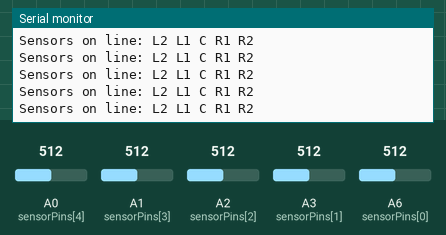
Recording of a sketch running on a simulated Arduino Nano, built with avr-gcc and run on an emulated ATmega328P. Shown: the last lines printed to the serial monitor. The inputs (shaded band) are chosen by the test bench; at power-on: A0 (sensorPins[4]) = 512, A1 (sensorPins[3]) = 512, A2 (sensorPins[2]) = 512, A3 (sensorPins[1]) = 512, A6 (sensorPins[0]) = 512.

Above: at 1.2 s.
1.3 s: A0 (sensorPins[4]) set to 633
2.8 s: A0 (sensorPins[4]) set to 659
At 2.97 s:
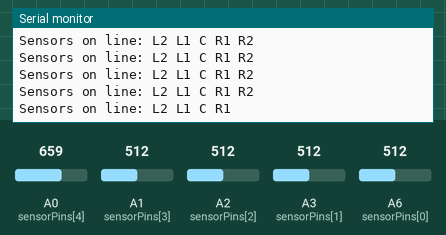
4.7 s: A1 (sensorPins[3]) set to 629
At 4.78 s:
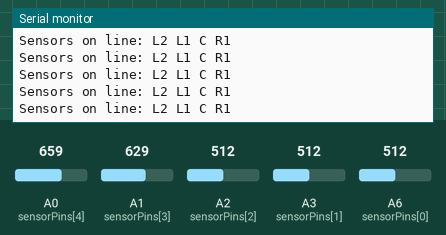
6.2 s: A1 (sensorPins[3]) set to 654
At 6.38 s:
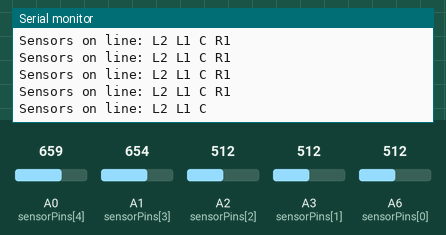
8.1 s: A2 (sensorPins[2]) set to 634
At 8.19 s:
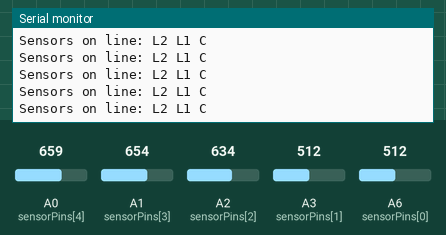
9.6 s: A2 (sensorPins[2]) set to 652
At 9.8 s:
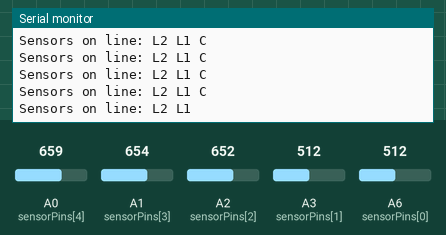

The sketch:

serialmonitor_sensorassignments.ino
```cpp
#include <Arduino.h>

// -------------------- Sensor Pins --------------------
#define NUM_SENSORS 5
int sensorPins[NUM_SENSORS] = {A6, A3, A2, A1, A0}; // L2, L1, C, R1, R2

// Thresholds
int threshold[NUM_SENSORS] = {643, 642, 642, 642, 642};

// Sensor names
const char* sensorNames[NUM_SENSORS] = {"L2", "L1", "C", "R1", "R2"};

void setup() {
  Serial.begin(9600);

  // Initialize sensor pins as input
  for (int i = 0; i < NUM_SENSORS; i++) {
    pinMode(sensorPins[i], INPUT);
  }

  Serial.println("Sensor debug started...");
}

void loop() {
  bool sensorStates[NUM_SENSORS];

  // Read sensors
  for (int i = 0; i < NUM_SENSORS; i++) {
    int val = analogRead(sensorPins[i]);
    sensorStates[i] = val < threshold[i];  // LOW value = line detected
  }

  // Print active sensors
  Serial.print("Sensors on line: ");
  bool any = false;
  for (int i = 0; i < NUM_SENSORS; i++) {
    if (sensorStates[i]) {
      Serial.print(sensorNames[i]);
      Serial.print(" ");
      any = true;
    }
  }
  if (!any) Serial.print("None");

  Serial.println();

  delay(200); // update every 200ms
}
```

Measured:
- the behaviour switches between 641 and 642 on A0 (sensorPins[4]) (found by bisection; images 0 and 1)
- the behaviour switches between 641 and 642 on A1 (sensorPins[3]) (found by bisection; images 2 and 3)
- the behaviour switches between 641 and 642 on A2 (sensorPins[2]) (found by bisection; images 4 and 5)
- after the input at 2.8 s, the serial monitor: prints a new line at once (image 1)
- after the input at 6.2 s, the serial monitor: prints a new line at once (image 3)
- after the input at 9.6 s, the serial monitor: prints a new line at once (image 5)
